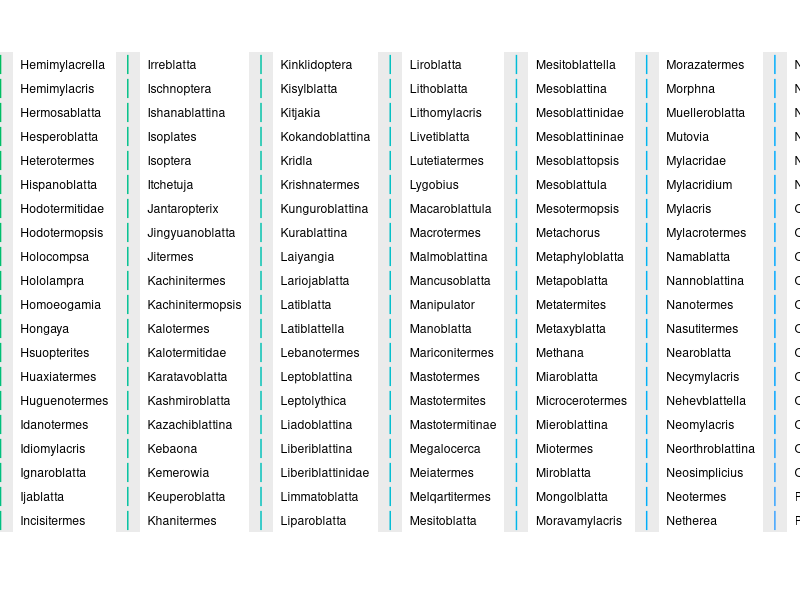
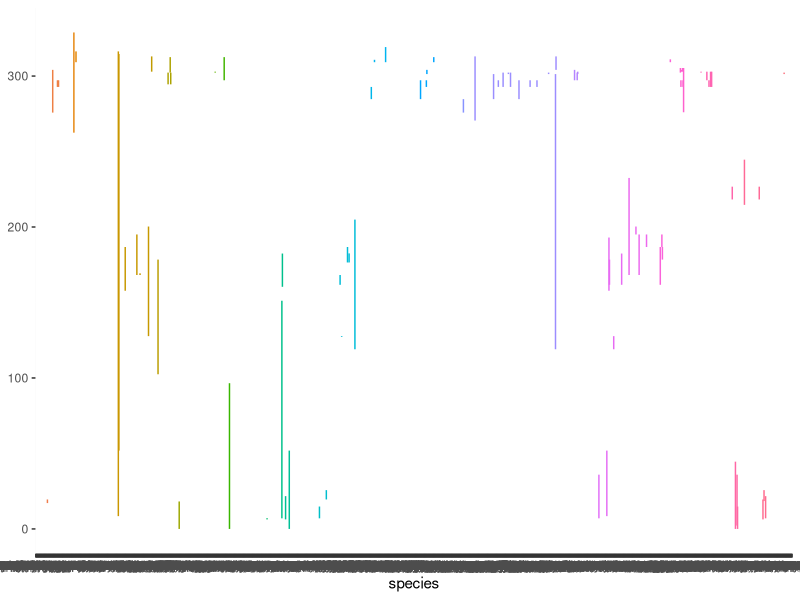
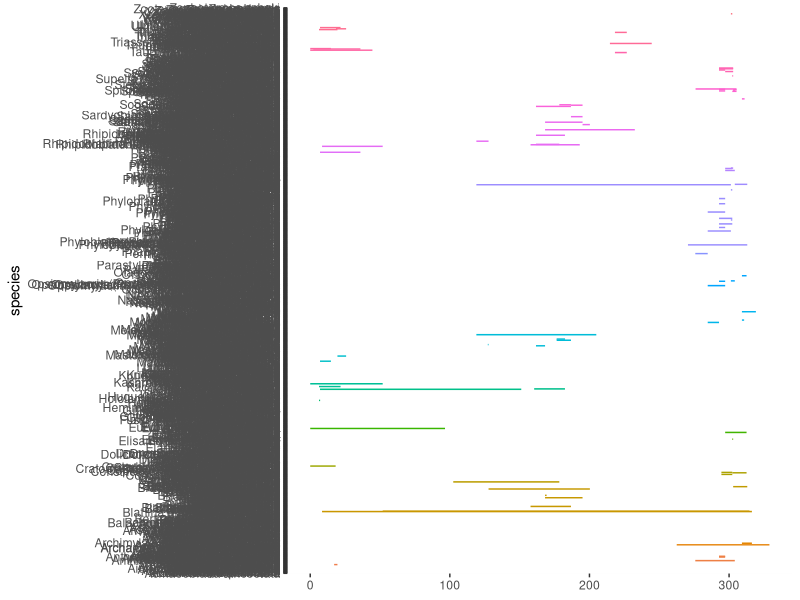
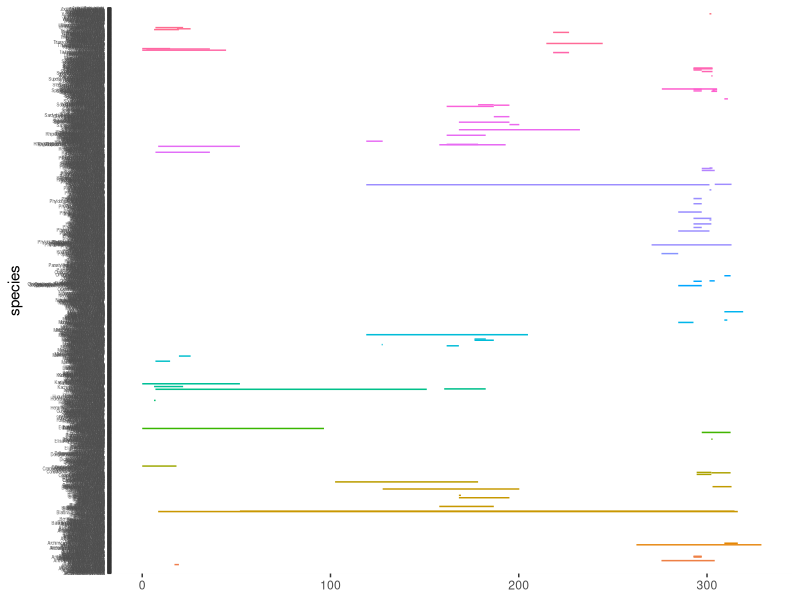
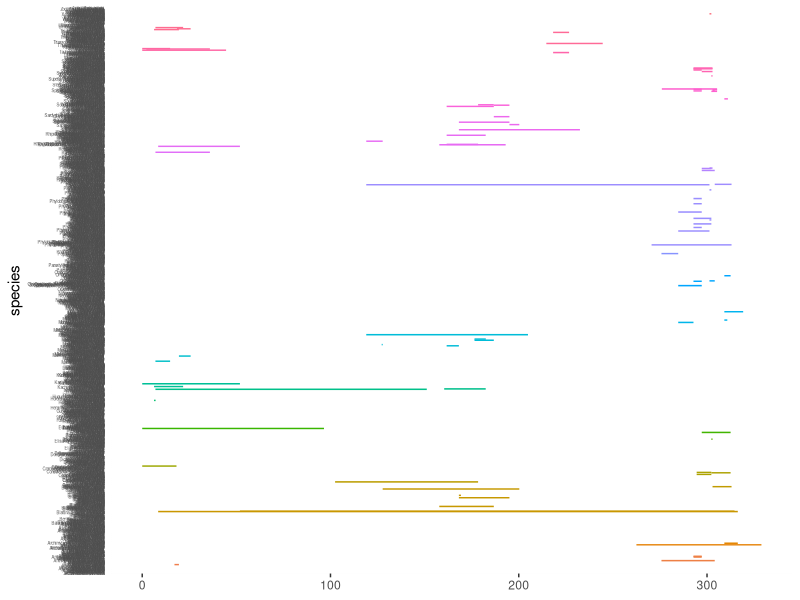
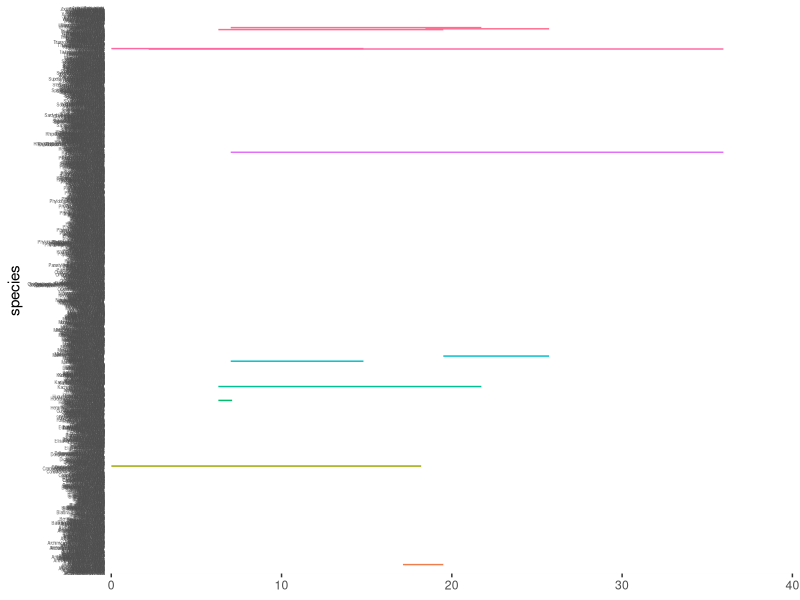
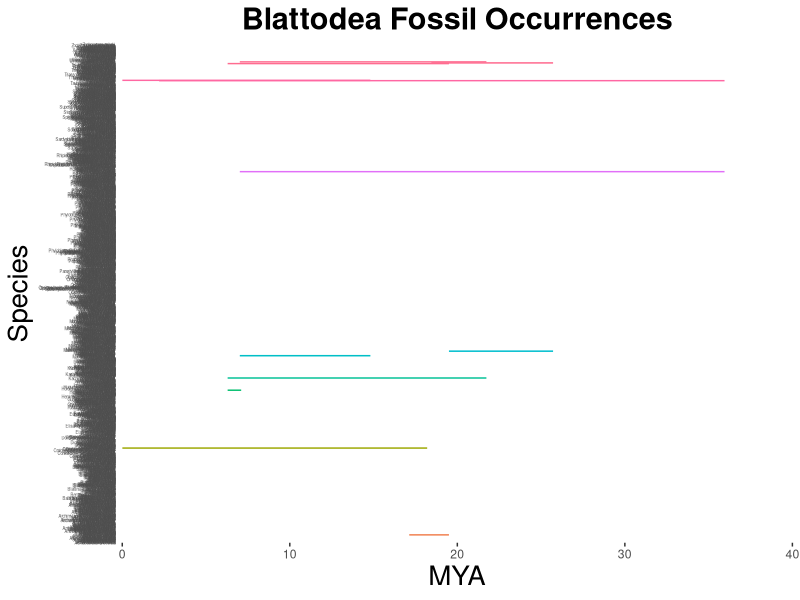
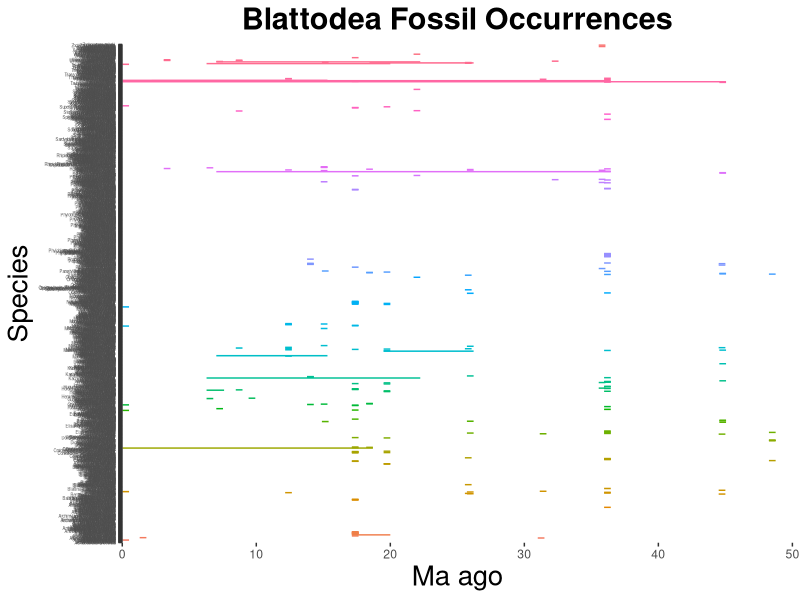

Generate these figures, in order, with R:
## ---- chunk 1
library(ggplot2)
setwd("~/Desktop/eeb-177/eeb-177-final-project")
Blattodea <- read.csv("Blattodea-ranges.csv", header = F, as.is = T)
names(Blattodea) <- c("genus", "species", "minage", "maxage")
head(Blattodea)
Blattodea_occ <- ggplot(Blattodea, aes( species, ymin = maxage, ymax=minage, colour = genus))
Blattodea_occ <- Blattodea_occ + geom_linerange()
Blattodea_occ
Blattodea_occ <- Blattodea_occ + theme(legend.position="none")
Blattodea_occ
Blattodea_occ <- Blattodea_occ + coord_flip()
Blattodea_occ
Blattodea_occ <-  Blattodea_occ +  theme(axis.text.y = element_text(size=3))
Blattodea_occ
Blattodea_occ <- Blattodea_occ + theme(axis.ticks.y=element_blank())
Blattodea_occ
Blattodea_occ<- Blattodea_occ + scale_y_continuous(limits=c(0, 40), expand = c(0, 0), breaks=c(0, 10, 20, 30, 40))
Blattodea_occ
Blattodea_occ<- Blattodea_occ + labs(title = "Blattodea Fossil Occurrences", x = "Species", y = "MYA") + theme(plot.title = element_text(hjust = 0.5, size=22, face = "bold"), axis.title =element_text(size=20))
Blattodea_occ

## ---- chunk 2
library(ggplot2)
setwd("~/Desktop/eeb-177/eeb-177-final-project")
Blattodea <- read.csv("Blattodea-ranges.csv", header = F, as.is = T)
names(Blattodea) <- c("genus", "species", "minage", "maxage")
head(Blattodea)
Blattodea_occ <- ggplot(Blattodea, aes( x = species, maxage, colour = genus))

Blattodea_occ + geom_linerange(aes(ymin = minage, ymax = maxage + 0.5)) + theme(legend.position="none") +  coord_flip() +  theme(axis.text.y = element_text(size=3)) + scale_y_continuous(limits=c(0, 50), expand = c(0, 0), breaks=c(0, 10, 20, 30, 40, 50)) + labs(title = "Blattodea Fossil Occurrences", x = "Species", y = "Ma ago") + theme(plot.title = element_text(hjust = 0.5, size=22, face = "bold"), axis.title =element_text(size=20)) 

Blattodea_occ + geom_linerange(aes(ymin = minage, ymax = maxage + 0.5)) + theme(legend.position="none") +  coord_flip() +  theme(axis.text.y = element_text(size=3)) + scale_y_continuous(limits=c(0, 50), expand = c(0, 0), breaks=c(0, 10, 20, 30, 40, 50)) + labs(title = "Blattodea Fossil Occurrences", x = "Species", y = "Ma ago") + theme(plot.title = element_text(hjust = 0.5, size=22, face = "bold"), axis.title =element_text(size=20)) 

# faceted
Blattodea_occ + geom_linerange(aes(ymin = minage, ymax = maxage + 0.5)) + theme(legend.position="none") +  coord_flip() +  theme(axis.text.y = element_text(size=3)) + scale_y_continuous(limits=c(0, 50), expand = c(0, 0), breaks=c(0, 10, 20, 30, 40, 50)) + labs(title = "Blattodea Fossil Occurrences", x = "Species", y = "Ma ago") + theme(plot.title = element_text(hjust = 0.5, size=22, face = "bold"), axis.title =element_text(size=20)) + facet_wrap(~ genus, scales = "free")

## ---- chunk 3
library(maps)
setwd("~/Desktop/eeb-177/eeb-177-final-project")
map()
fossil <-read.csv("Blattodeamap-ranges.csv", header=FALSE)
colnames(fossil) <-c("Genus","Species","lon","lat")
points(fossil$lon, fossil$lat, col = "red", cex = .6)
## ---- chunk 4
library(maps)
setwd("~/Desktop/eeb-177/eeb-177-final-project")
map()
Periplaneta <- read.csv("Periplaneta.csv", header=FALSE)
colnames(Periplaneta) <- c("Genus","Species","longitude","latitude")
points(Periplaneta$longitude, Periplaneta$latitude, col="red", cex=.9)
## ---- chunk 5
library(ggplot2)
setwd("~/Desktop/eeb-177/eeb-177-final-project")
Blattodea <- read.csv("Periplanetafossil.csv", header = F, as.is = T)
names(Blattodea) <- c("genus", "species", "minage", "maxage")
head(Blattodea)
Blattodea_occ <- ggplot(Blattodea, aes( x = species, maxage, colour = genus))


Blattodea_occ + geom_linerange(aes(ymin = minage, ymax = maxage + 0.5)) + theme(legend.position="none") +  coord_flip() +  theme(axis.text.y = element_text(size=10)) + scale_y_continuous(limits=c(0, 100), expand = c(0, 0), breaks=c(0, 10, 20, 30, 40, 50, 60)) + labs(title = "Periplaneta Fossil Occurrences", x = "Species", y = "Ma ago") + theme(plot.title = element_text(hjust = 0.5, size=22, face = "bold"), axis.title =element_text(size=20)) 
ggsave("Periplaneta.pdf", limitsize=FALSE)
